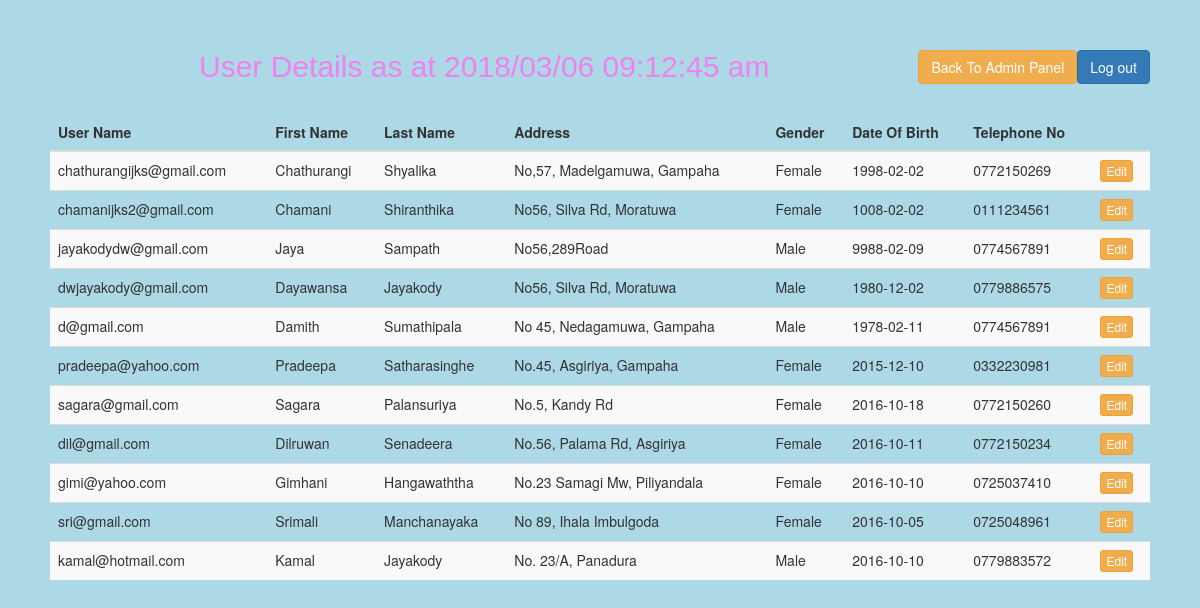
/Q2,Q8/SOWP_Project/instructors.php (signed in), run on the app's committed database.
### tables this page shows
CREATE TABLE IF NOT EXISTS `user` (
  `User_ID` int(11) NOT NULL AUTO_INCREMENT,
  `User_Name` varchar(100) NOT NULL,
  `Password` varchar(100) NOT NULL,
  `User_Type` varchar(100) NOT NULL,
  `First_Name` varchar(100) NOT NULL,
  `Last_Name` varchar(100) NOT NULL,
  `Address` varchar(100) NOT NULL,
  `Gender` varchar(100) NOT NULL,
  `Date_Of_Birth` date NOT NULL,
  `TP_No` varchar(100) NOT NULL,
  PRIMARY KEY (`User_ID`)
);

### Q2,Q8/SOWP_Project/instructors.php (the view, shortened to what this page needs)
<!DOCTYPE html PUBLIC "-//W3C//DTD HTML 4.01 Transitional//EN" "http://www.w3.org/TR/html4/loose.dtd">
<html>
<head>
<link rel="stylesheet" type="text/css" href="bootstrap.min.css" />
<link rel="stylesheet" type="text/css" href="main.css" />
<link rel="stylesheet" href="bootstrap-multiselect.css" type="text/css"/>
</head>
<body>
<form action="admin-logout.php">
<button type="Submit" name="submit1" class="btn btn-primary pull-right" value="Save">
    Log out
</button>
</form>
<form action="admin-panel.php">
<button type="Submit" name="submit1" class="btn btn-warning pull-right" value="Save">
    Back To Admin Panel
</button>
	<p>User Details as at <?php echo date('Y/m/d h:i:s a', time());?></p>
	<br>
	<table class="table table-hover dataTable table-striped width-full" data-plugin="dataTable">
	<thead>
		<tr>
			<th>User Name</th>
			<th>First Name</th>
			<th>Last Name</th>
			<th>Address</th>
			<th>Gender</th>
			<th>Date Of Birth</th>
			<th>Telephone No</th>
			<th></th>
		</tr>
	</thead>
		<?php
$servername = "localhost";
$username = "root";
$password = "123";
$dbname = "sowpassignmentnew";
$conn = mysqli_connect($servername, $username, $password, $dbname);
		$getInstrs = mysqli_query($conn,"SELECT * FROM user");
			while ($value = mysqli_fetch_row($getInstrs)){
				$getIns = mysqli_query($conn,"SELECT * FROM user WHERE user.User_ID=$value[0]");
				echo '<tr><td>'.$value[1].'</td><td>'.$value[4].'</td><td>'.$value[5].'</td><td>'.$value[6].'</td><td>'.$value[7].'</td><td>'.$value[8].'</td><td>'.$value[9].'</td><td><a href="add-user2.php?eid='.$value[0].'" class="btn btn-xs btn-warning"><i class="fa fa-pencil-square-o"></i> Edit</a></td></tr>';
		}
		?>
	</table>
</body>
</html>

### Q2,Q8/SOWP_Project/main.css (style rules this page uses)
body { background-color:lightblue; }
p { color:violet; font: 30px Verdana, Geneva, sans-serif; text-align:center; }
body { padding: 50px; }

### data on the page
user: User_Name "chathurangijks@gmail.com", First_Name "Chathurangi", Last_Name "Shyalika", Address "No,57, Madelgamuwa, Gampaha", Gender "Female", Date_Of_Birth "1998-02-02", TP_No "0772150269"
user: User_Name "chamanijks2@gmail.com", First_Name "Chamani", Last_Name "Shiranthika", Address "No56, Silva Rd, Moratuwa", Gender "Female", Date_Of_Birth "1008-02-02", TP_No "0111234561"
user: User_Name "jayakodydw@gmail.com", First_Name "Jaya", Last_Name "Sampath", Address "No56,289Road", Gender "Male", Date_Of_Birth "9988-02-09", TP_No "0774567891"
user: User_Name "dwjayakody@gmail.com", First_Name "Dayawansa", Last_Name "Jayakody", Address "No56, Silva Rd, Moratuwa", Gender "Male", Date_Of_Birth "1980-12-02", TP_No "0779886575"
user: User_Name "d@gmail.com", First_Name "Damith", Last_Name "Sumathipala", Address "No 45, Nedagamuwa, Gampaha", Gender "Male", Date_Of_Birth "1978-02-11", TP_No "0774567891"
user: User_Name "pradeepa@yahoo.com", First_Name "Pradeepa", Last_Name "Satharasinghe", Address "No.45, Asgiriya, Gampaha", Gender "Female", Date_Of_Birth "2015-12-10", TP_No "0332230981"
user: User_Name "sagara@gmail.com", First_Name "Sagara", Last_Name "Palansuriya", Address "No.5, Kandy Rd", Gender "Female", Date_Of_Birth "2016-10-18", TP_No "0772150260"
user: User_Name "dil@gmail.com", First_Name "Dilruwan", Last_Name "Senadeera", Address "No.56, Palama Rd, Asgiriya", Gender "Female", Date_Of_Birth "2016-10-11", TP_No "0772150234"
user: User_Name "gimi@yahoo.com", First_Name "Gimhani", Last_Name "Hangawaththa", Address "No.23 Samagi Mw, Piliyandala", Gender "Female", Date_Of_Birth "2016-10-10", TP_No "0725037410"
user: User_Name "sri@gmail.com", First_Name "Srimali", Last_Name "Manchanayaka", Address "No 89, Ihala Imbulgoda", Gender "Female", Date_Of_Birth "2016-10-05", TP_No "0725048961"
user: User_Name "kamal@hotmail.com", First_Name "Kamal", Last_Name "Jayakody", Address "No. 23/A, Panadura", Gender "Male", Date_Of_Birth "2016-10-10", TP_No "0779883572"
